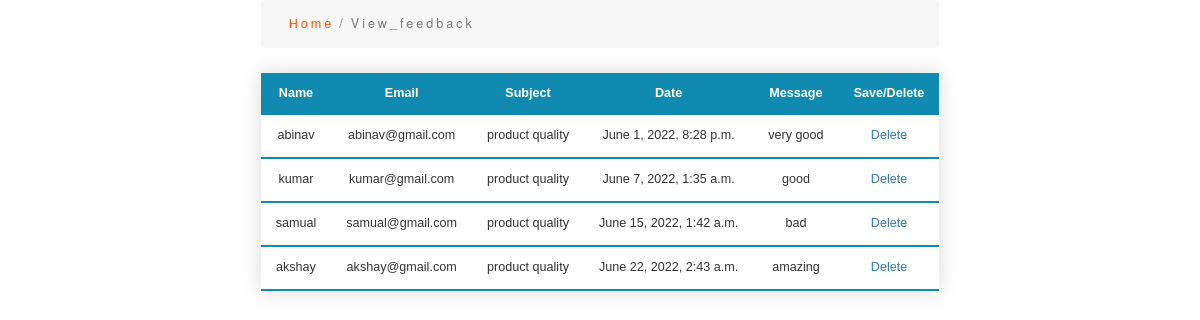
The page /feedback/ on the database its author committed.
### app1/models.py (models this page shows)
class feedbackmodel(models.Model):
    name=models.CharField(max_length=30)
    email=models.EmailField(max_length=50)
    sub=models.CharField(max_length=100)
    mes=models.CharField(max_length=100)
    dt=models.DateTimeField()

### app1/views.py (the view)
# urls.py: path('feedback/',views.view_feedback,name="feedback"),
def view_feedback(request):
    feedback=feedbackmodel.objects.all()
    return render(request,"view_feedback.html",{"feedback":feedback})

### templates/view_feedback.html (shortened to what this page needs)
<!DOCTYPE html>
<html>
<head>
 {% load static %}
        <link href="{% static 'css/newbootstrap.css' %}" rel='stylesheet' type='text/css' />
    <link href="{% static 'css/newstyle.css' %}" rel='stylesheet' type='text/css' />
<link rel="stylesheet" href="https://maxcdn.bootstrapcdn.com/bootstrap/3.3.5/css/bootstrap.min.css">
</head>
<body>
<div>
<ol class="breadcrumb">
        <li class="breadcrumb-item">
            <a href="{% url 'aindex' %}">Home</a>
        </li>
                <li class="breadcrumb-item active">View_feedback</li>
</ol>
<table class="styled-table" >
    <thead>
        <tr>
            <th>Name</th>
            <th>Email</th>
            <th>Subject</th>
            <th>Date</th>
            <th>Message</th>
            <th>Save/Delete</th>
        </tr>
    </thead>
    {% for i in feedback %}
    <tbody>
        <tr>
            <td>{{i.name}}</td>
            <td>{{i.email}}</td>
            <td>{{i.sub}}</td>
            <td>{{i.dt}}</td>
            <td>{{i.mes}}</td>
            <td><a href="../delete_feedback/{{i.email}}">Delete</a> </td>
        </tr>{% endfor %}
    </tbody>
</table>
</html>

### static/css/newstyle.css (style rules this page uses)
html, body { margin: 0; font-size: 100%; font-family: 'Poppins', sans-serif; background: #fff; }
body a { text-decoration: none; transition: 0.5s all; -webkit-transition: 0.5s all; -moz-transition: 0.5s all; -o-transition: 0.5s all; -ms-transition: 0.5s all; font-family: 'Poppins', sans-serif; }
ol.breadcrumb { margin: 0; }
li.breadcrumb-item { font-size: 0.9em; letter-spacing: 3px; }
li.breadcrumb-item a { color: #ff4e00; }
.breadcrumb-item.active { color: #888; }
ol.breadcrumb { background: none; margin: 0; padding: 1em 2em; background: #f7f7f7; }

### templates/view_feedback.html (style rules this page uses)
body { width: 100%; display: flex; justify-content: center; }
.styled-table { border-collapse: collapse; margin: 25px 0; font-size: 0.9em; font-family: sans-serif; min-width: 100%; box-shadow: 0 0 20px rgba(0, 0, 0, 0.15); }
.styled-table thead tr { background-color: #118ab2; color: #ffffff; text-align: center; }
.styled-table th, .styled-table td { padding: 12px 15px; text-align: center; }
.styled-table tbody tr:last-of-type { border-bottom: 2px solid #118ab2; }

### rows shown on the page
feedbackmodel: name "abinav", email "abinav@gmail.com", sub "product quality", dt "June 1, 2022, 8:28 p.m.", mes "very good"
feedbackmodel: name "kumar", email "kumar@gmail.com", sub "product quality", dt "June 7, 2022, 1:35 a.m.", mes "good"
feedbackmodel: name "samual", email "samual@gmail.com", sub "product quality", dt "June 15, 2022, 1:42 a.m.", mes "bad"
feedbackmodel: name "akshay", email "akshay@gmail.com", sub "product quality", dt "June 22, 2022, 2:43 a.m.", mes "amazing"
